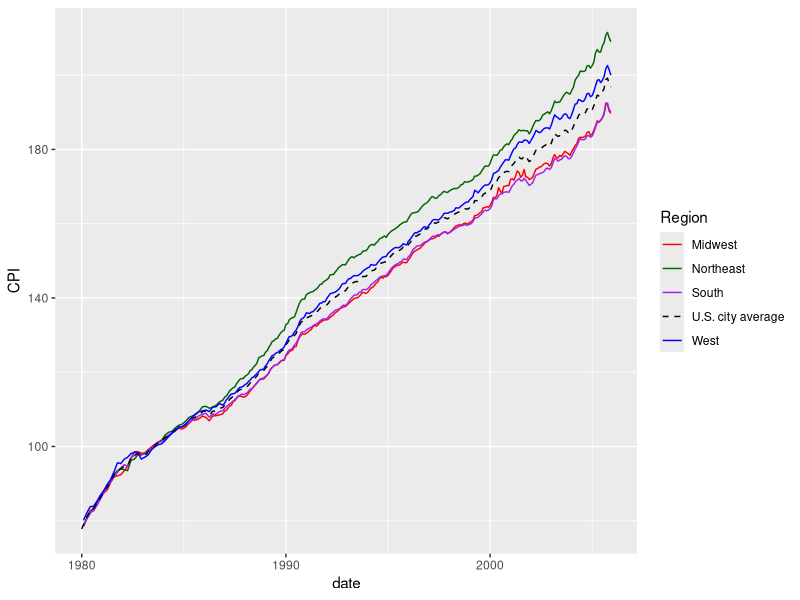
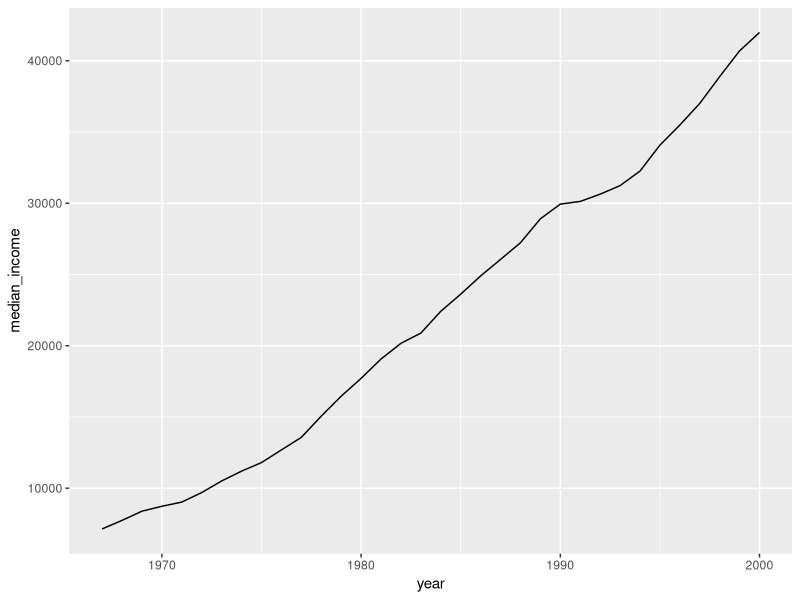
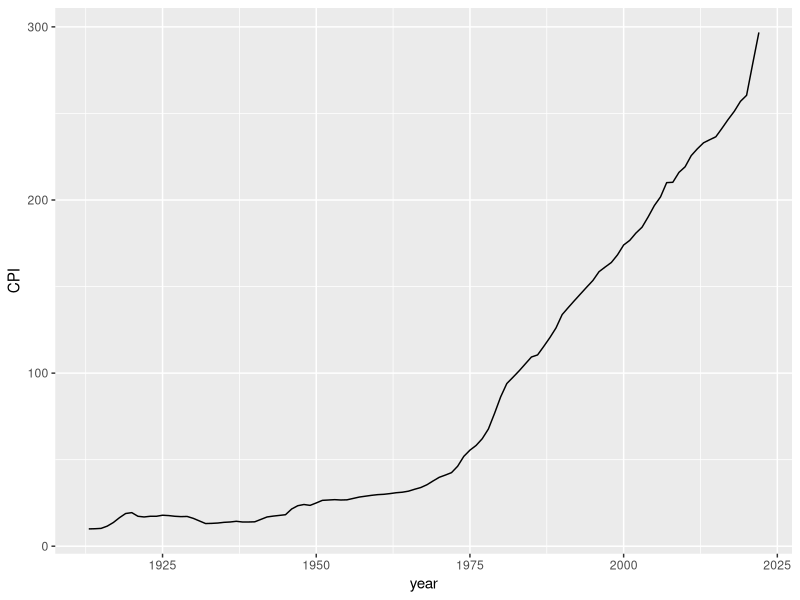
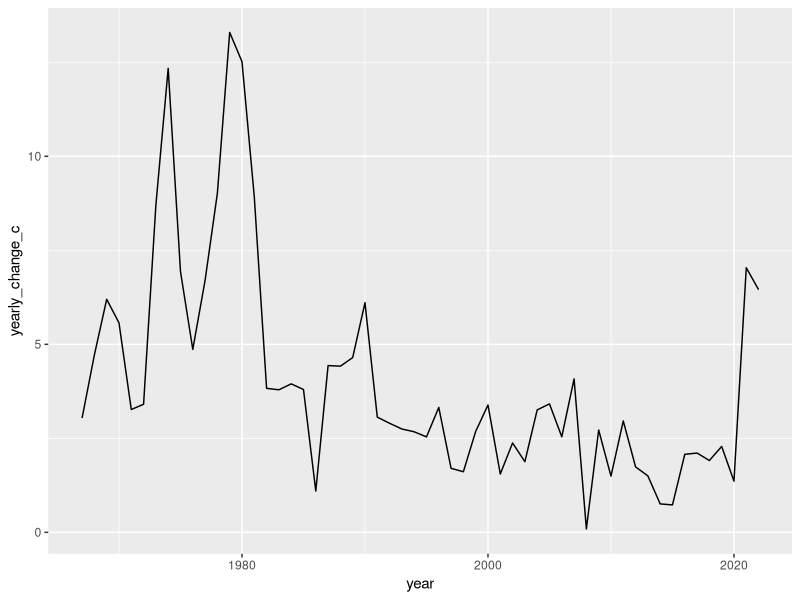
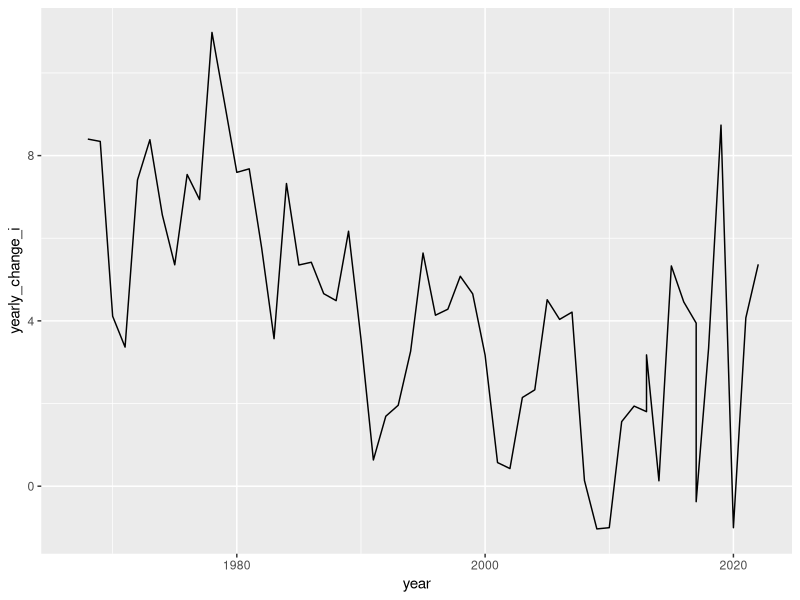
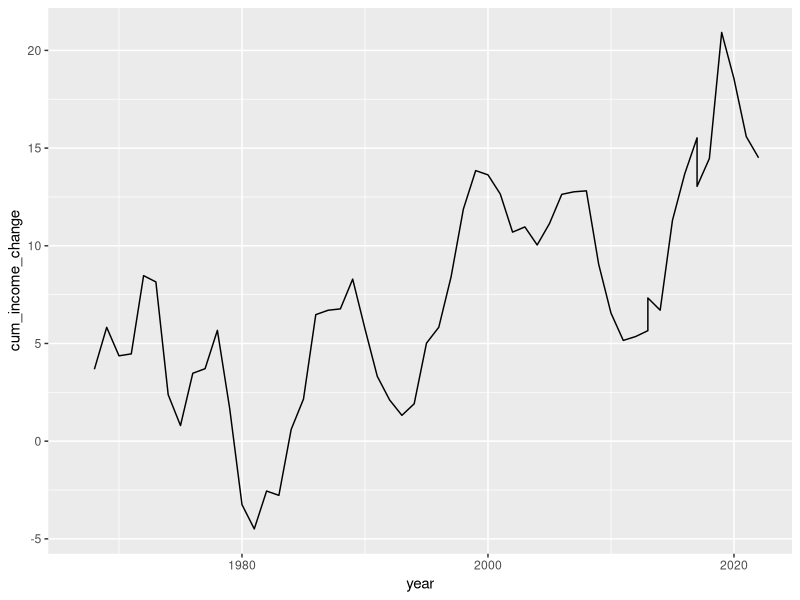
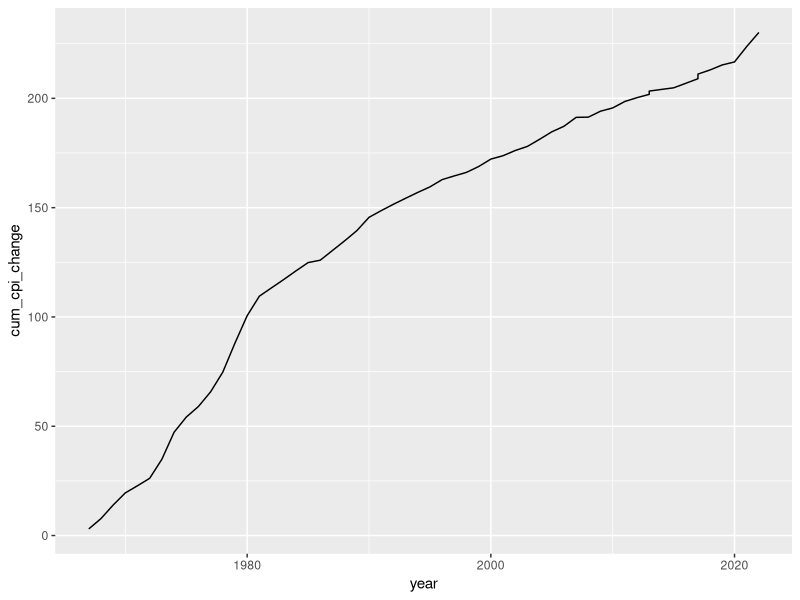
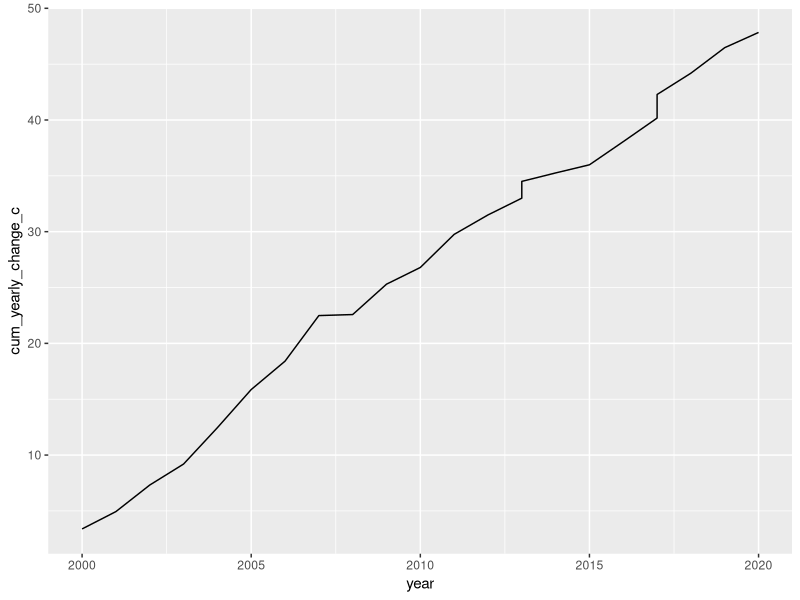

These figures' R source, in order:
## ---- chunk 1
library(tidyverse)
library(lubridate)
library(dplyr)
## ---- chunk 2
cpi_by_region <- read_csv("../data/cpi_by_region.csv")
accurate_income <- read_csv("../data/accurate_income.csv")
cpi_total <- read_csv("../data/all_cpi_updated.csv")
cpi_income <- read_csv("../data/cpi_income.csv")
## ---- chunk 3
cpi_by_region <- cpi_by_region |>
  mutate(date = mdy(paste(Month, "01", Period)))
## ---- chunk 4
min_year = 1990
max_year = 2000

cpi_by_region |>
  filter(Period >= min_year, Period <= max_year)
## ---- chunk 5
min_year = 1980
max_year = 2005

cpi_by_region |>
  filter(Period >= min_year, Period <= max_year) |>
  ggplot(aes(x = date, y = CPI, group = Region, color = Region,linetype = Region)) +
  geom_line() +
  scale_color_manual(values = c('Red','Dark Green', 'Purple', 'Black', 'Blue')) +
  scale_linetype_manual(values = c("solid","solid", "solid", "dashed","solid"))
## ---- chunk 6
min_year = 1960
max_year = 2000
accurate_income |>
  filter(year >= min_year, year <= max_year) |>
  ggplot(aes(x = year, y= median_income))+
    geom_line()
       
## ---- chunk 7
cpi_total |>
  ggplot(aes(x = year, y = CPI)) +
  geom_line()
## ---- chunk 8
cpi_income |>
  ggplot(aes(x= year, y = yearly_change_c)) +
  geom_line()
## ---- chunk 9
cpi_income |>
  ggplot(aes(x= year, y = yearly_change_i)) +
  geom_line()
## ---- chunk 10
cpi_income |>
  ggplot(aes(x = year, y = cum_income_change)) +
  geom_line()
## ---- chunk 11
cpi_income
## ---- chunk 12
cpi_income |>
  ggplot(aes(x= year, y = cum_cpi_change)) +
  geom_line()
## ---- chunk 13
min_year = 2000
max_year = 2020

adjustable_cpi_income <- cpi_income |>
  filter(year >= min_year, year <= max_year)

adjustable_cpi_income <- adjustable_cpi_income |>
  mutate(cum_yearly_change_c = cumsum(yearly_change_c))

adjustable_cpi_income |>
  ggplot(aes(x = year, y = cum_yearly_change_c)) +
  geom_line()
## ---- chunk 14
min_year = 2000
max_year = 2022

real_income_growth <- cpi_income |>
  filter(year >= min_year, year <= max_year)

real_income_growth |>
  ggplot(aes(x = year, y = cum_income_change)) +
  geom_line() +
  labs(x = 'Year', y = 'Real Income Growth(%)')
